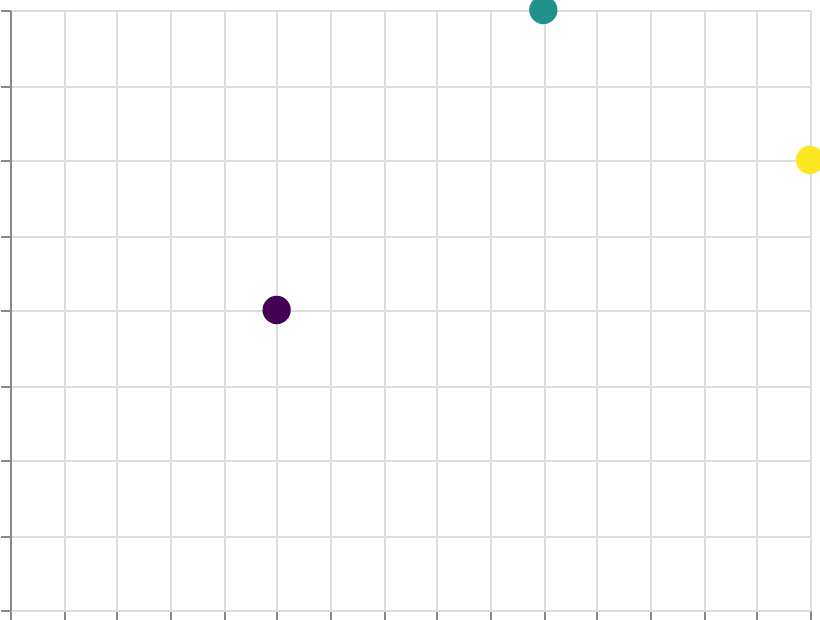

Describe this chart as a Vega-Lite specification.
### Vega specification from a JSON file in a GitHub repository (floating-point values rounded to 4 significant figures)
{"$schema": "https://vega.github.io/schema/vega/v6.json", "width": 400, "height": 300, "padding": 5, "autosize": "none", "data": [{"name": "table", "values": [{"x": 1, "y": 2, "val": 10}, {"x": 2, "y": 4, "val": 50}, {"x": 3, "y": 3, "val": 90}]}], "scales": [{"name": "x", "type": "linear", "domain": {"data": "table", "field": "x"}, "range": "width", "nice": true}, {"name": "y", "type": "linear", "domain": {"data": "table", "field": "y"}, "range": [{"signal": "height"}, 0], "nice": true}, {"name": "color", "type": "sequential", "domain": {"data": "table", "field": "val"}, "scheme": "viridis"}], "marks": [{"type": "symbol", "from": {"data": "table"}, "encode": {"update": {"x": {"scale": "x", "field": "x"}, "y": {"scale": "y", "field": "y"}, "size": {"value": 200}, "fill": {"scale": "color", "field": "val"}}}}], "axes": [{"scale": "x", "orient": "bottom", "grid": true, "labels": false}, {"scale": "y", "orient": "left", "grid": true, "labels": false}], "legends": [{"fill": "color", "title": "Temperature"}]}
